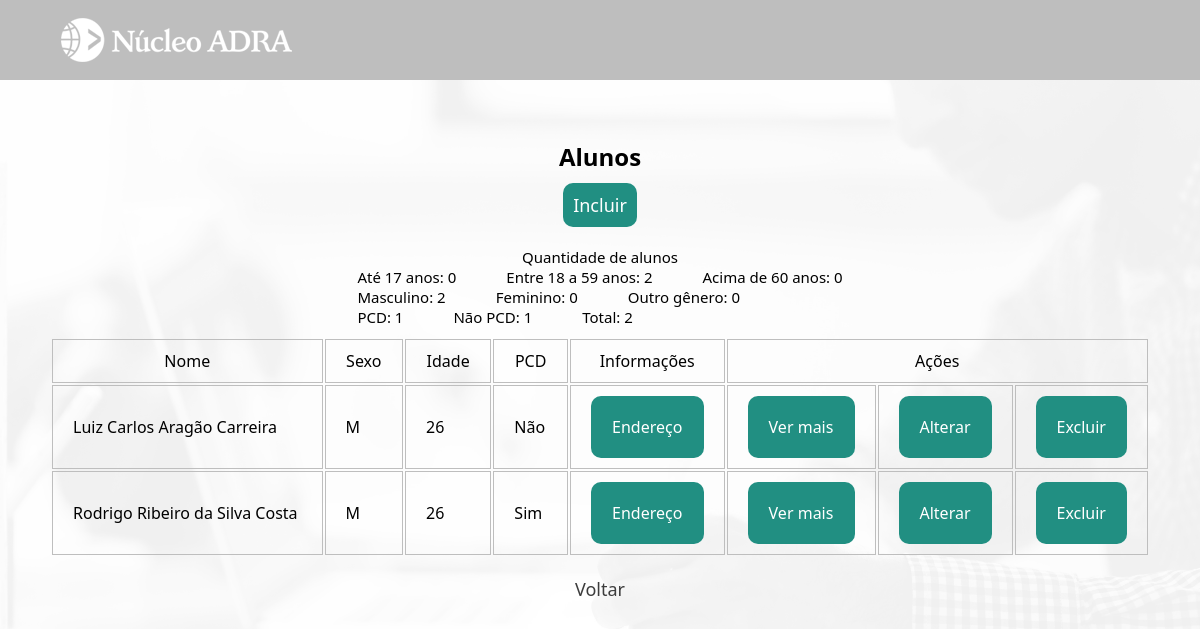
Screenshot of /institucional/aluno/index.php with the database file from the repository.
### tables this page shows
CREATE TABLE IF NOT EXISTS `aluno` (
  `id` int UNSIGNED NOT NULL AUTO_INCREMENT,
  `nome_completo` varchar(80) DEFAULT NULL,
  `nome` varchar(45) DEFAULT NULL,
  `sobrenome` varchar(45) DEFAULT NULL,
  `sexo` enum('F','M') DEFAULT NULL,
  `email` varchar(100) DEFAULT NULL,
  `nascimento` date DEFAULT NULL,
  `rg` char(12) DEFAULT NULL,
  `cpf` char(14) DEFAULT NULL,
  `pcd` tinyint DEFAULT NULL,
  `pcd_desc` varchar(255) DEFAULT NULL,
  `login` varchar(20) DEFAULT NULL,
  `senha` varchar(255) DEFAULT NULL,
  `telefone` varchar(15) DEFAULT NULL,
  `endereco_id` int UNSIGNED DEFAULT NULL,
  `imagem` text,
  PRIMARY KEY (`id`),
  UNIQUE KEY `cpf_UNIQUE` (`cpf`),
  UNIQUE KEY `rg_UNIQUE` (`rg`),
  UNIQUE KEY `email_UNIQUE` (`email`),
  UNIQUE KEY `login_UNIQUE` (`login`),
  KEY `fk_aluno_endereco1_idx` (`endereco_id`)
);

### institucional/aluno/index.php (the view, shortened to what this page needs)
<?php
    require_once "../../util/config.php";
    $sql = "SELECT * FROM aluno";
    $result = mysqli_query($link, $sql);
    $info_total = 0;
    $info_17 = 0;
    $info_18_59 = 0;
    $info_60 = 0;
    $info_masculino = 0;
    $info_feminino = 0;
    $info_outro_genero = 0;
    $info_sim_pcd = 0;
    $info_nao_pcd = 0;
    $sql_info = "SELECT * FROM aluno";
    $result_info = mysqli_query($link, $sql_info);
    while($row = mysqli_fetch_array($result_info)){
        $info_total += 1;
        $nascimento = date("Y-m-d", strtotime($row['nascimento']));
        $dataNascimento = new DateTime($nascimento);
        $dataAtual = new DateTime();
        $diferenca = $dataAtual->diff($dataNascimento);
        $idade = $diferenca->y;
        if($idade >= 18 && $idade <= 59){
            $info_18_59 += 1;
        }
        if($row['sexo'] == 'M'){
            $info_masculino += 1;
        }
        if($row['pcd'] == 1){
            $info_sim_pcd += 1;
        }
        if($row['pcd'] == 0){
            $info_nao_pcd += 1;
        }
    }
?>
<!DOCTYPE html>
<html lang="pt-br">
<head>
    <link rel="stylesheet" href="../../css/mural.css">
</head>
<body>
<header>
        <main>
            <div class="cabecalho-conteudo">
            <a href="../administrador.php">
                <div id="logo" class="opcoes-nav">
                    <img src="../../imagens/nucleo-adra-branco-232x48.png" alt="logo-adra">
                </div>
                </a>
                <a href="../usuario.php">
                <div id="perfil" class="opcoes-nav">
                </div>
                </a>
            </div>
        </main>
    </header>
<div class="container-admin">
    <h2>Alunos</h2>
    <p><a href="create.php" class="incluir">Incluir</a></p>
    <div class="info_data_container">
        <div class="info_data_titulo">
            Quantidade de alunos
        </div>
        <div class="info_caixa">
            <div class="info_17">
                Até 17 anos: <?php echo $info_17 ?>
            </div>
            <div class="info_18_59">
                Entre 18 a 59 anos: <?php echo $info_18_59 ?>
            </div>
            <div class="info_60">
                Acima de 60 anos: <?php echo $info_60 ?>
            </div>
        </div>
        <div class="info_caixa">
            <div class="info_masculino">
                Masculino: <?php echo $info_masculino ?>
            </div>
            <div class="info_feminino">
                Feminino: <?php  echo $info_feminino ?>
            </div>
            <div class="info_outro_genero">
                Outro gênero: <?php echo $info_outro_genero ?>
            </div>
        </div>
        <div class="info_caixa">
            <div class="info_sim_pcd">
                PCD: <?php echo $info_sim_pcd ?>
            </div>
            <div class="info_nao_pcd">
                Não PCD: <?php echo $info_nao_pcd ?>
            </div>
            <div class="total">
                Total: <?php echo $info_total ?>
            </div>
        </div>
    </div>
    <table border="0" class="tabela-admin">
        <tr class="tabela-titulo">
            <td><center>Nome</center></td>
            <td><center>Sexo</center></td>
            <td><center>Idade</center></td>
            <td><center>PCD</center></td>
            <td><center>Informações</center></td>
            <td colspan="4"><center>Ações</center></td>
        </tr>
        <?php while($row = mysqli_fetch_array($result)){?>
        <tr class="tabela-linha">
            <td><?php echo($row['nome_completo'])?></td>
            <td><?php echo($row['sexo'])?></td>
            <td><?php echo($idade)?></td>
            <td><?php
             if($row['pcd'] == 1){
                echo "Sim";
             }else{
                echo "Não";
             }
             ?></td>
            <td><?php
            $idEndereco = $row['endereco_id'];
            echo('<a href="./endereco/index.php?id='.$idEndereco.'" class="crud_link">Endereço</a>')
            ?></td>
            <td><?php echo('<a href="read.php?id='.$row['id'].'" class="crud_link">Ver mais</a>')?></td>
            <td><?php echo('<a href="update.php?id='.$row['id'].'" class="crud_link">Alterar</a>')?></td>
            <td><?php echo('<a href="delete.php?id='.$row['id'].'" class="crud_link">Excluir</a>')?></td>
        </tr>
        <?php } ?>
    </table>
    <div class="voltar">
        <p><a href='../administrador.php'>Voltar</a></p>
    </div>
    </div>
</body>
</html>

### css/mural.css (style rules this page uses)
* { padding: 0; margin: 0; box-sizing: border-box; font-family:'Segoe UI', Tahoma, Geneva, Verdana, sans-serif; }
body { background: url("../imagens/Professor-icone-branco.png") no-repeat center center fixed; background-size: cover; -webkit-background-size: cover; -moz-background-size: cover; -o-background-size: cover; }
header { height: 10vh; background-color: #bebebe; display: flex; align-items: center; justify-content: center; }
main div { color: white; font-size: 20px; display: flex; justify-content: space-between; align-items: center; }
.cabecalho-conteudo { margin: 0 auto; padding: 0; display: flex; width: 90vw; height: 48px; justify-content: space-between; align-items: center; }
.opcoes-nav { display: flex; gap: 50px; height: 10vh; }
main a { text-decoration: none; }
#logo { cursor: pointer; }
#perfil { display: flex; align-items: center; justify-content: center; cursor: pointer; overflow: hidden; width: 48px; height: 48px; border-radius: 100%; }
table { width: 100%; }
table td { border: 1px solid #bebebe; padding: 10px 20px; }
p { margin: 10px 0; font-size: 18px; }
.container-admin { padding: 50px; width: 100vw; display: flex; flex-direction: column; align-items: center; }
.incluir { cursor: pointer; background-color: #218f82; padding: 10px; border-radius: 10px; color: white; text-decoration: none; }
.crud_link { color: white; padding: 20px; display: flex; flex-direction: column; align-items: center; text-decoration: none; background-color: #218f82; border-radius: 10px; }
.container-admin h2 { margin: 10px 0; }
.tabela-admin { margin-top: 10px; }
.voltar a { display:flex; justify-content: center; text-decoration: none; cursor: pointer; padding: 10px; border-radius: 10px; color: rgb(61, 61, 61); }
.info_data_container { margin-top: 20px; }
.info_data_titulo { text-align: center; font-size: 15px; font-weight: 500; }
.info_caixa { display: flex; gap: 50px; font-size: 15px; }

### rows the page displays
aluno: nome_completo "Luiz Carlos Aragão Carreira", sexo "M", pcd "Não"
aluno: nome_completo "Rodrigo Ribeiro da Silva Costa", sexo "M", pcd "Sim"

### other values shown
$info_17 "0"
$info_18_59 "2"
$info_60 "0"
$info_masculino "2"
$info_feminino "0"
$info_outro_genero "0"
$info_sim_pcd "1"
$info_nao_pcd "1"
$info_total "2"
